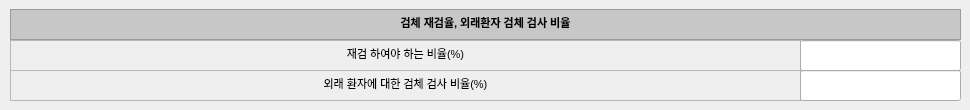
     <widget class="QWidget" name="tab_9">
      <property name="autoFillBackground">
       <bool>true</bool>
      </property>
      <attribute name="title">
       <string>검체</string>
      </attribute>
      <widget class="QTextEdit" name="textEdit_197">
       <property name="enabled">
        <bool>false</bool>
       </property>
       <property name="geometry">
        <rect>
         <x>10</x>
         <y>9</y>
         <width>951</width>
         <height>31</height>
        </rect>
       </property>
       <property name="styleSheet">
        <string notr="true">background-color: rgb(199, 199, 199);</string>
       </property>
       <property name="html">
        <string>&lt;!DOCTYPE HTML PUBLIC &quot;-//W3C//DTD HTML 4.0//EN&quot; &quot;http://www.w3.org/TR/REC-html40/strict.dtd&quot;&gt;
&lt;html&gt;&lt;head&gt;&lt;meta name=&quot;qrichtext&quot; content=&quot;1&quot; /&gt;&lt;style type=&quot;text/css&quot;&gt;
p, li { white-space: pre-wrap; }
&lt;/style&gt;&lt;/head&gt;&lt;body style=&quot; font-family:'맑은 고딕'; font-size:8.25pt; font-weight:400; font-style:normal;&quot;&gt;
&lt;p align=&quot;center&quot; style=&quot; margin-top:0px; margin-bottom:0px; margin-left:0px; margin-right:0px; -qt-block-indent:0; text-indent:0px;&quot;&gt;&lt;span style=&quot; font-size:8pt; font-weight:600; color:#000000;&quot;&gt;검체 재검율, 외래환자 검체 검사 비율&lt;/span&gt;&lt;/p&gt;&lt;/body&gt;&lt;/html&gt;</string>
       </property>
      </widget>
      <widget class="QTextEdit" name="textEdit_199">
       <property name="enabled">
        <bool>false</bool>
       </property>
       <property name="geometry">
        <rect>
         <x>10</x>
         <y>70</y>
         <width>791</width>
         <height>31</height>
        </rect>
       </property>
       <property name="html">
        <string>&lt;!DOCTYPE HTML PUBLIC &quot;-//W3C//DTD HTML 4.0//EN&quot; &quot;http://www.w3.org/TR/REC-html40/strict.dtd&quot;&gt;
&lt;html&gt;&lt;head&gt;&lt;meta name=&quot;qrichtext&quot; content=&quot;1&quot; /&gt;&lt;style type=&quot;text/css&quot;&gt;
p, li { white-space: pre-wrap; }
&lt;/style&gt;&lt;/head&gt;&lt;body style=&quot; font-family:'맑은 고딕'; font-size:8.25pt; font-weight:400; font-style:normal;&quot;&gt;
&lt;p align=&quot;center&quot; style=&quot; margin-top:0px; margin-bottom:0px; margin-left:0px; margin-right:0px; -qt-block-indent:0; text-indent:0px;&quot;&gt;&lt;span style=&quot; font-size:8pt; color:#000000;&quot;&gt;외래 환자에 대한 검체 검사 비율(%)&lt;/span&gt;&lt;/p&gt;&lt;/body&gt;&lt;/html&gt;</string>
       </property>
      </widget>
      <widget class="QTextEdit" name="textEdit_201">
       <property name="enabled">
        <bool>false</bool>
       </property>
       <property name="geometry">
        <rect>
         <x>10</x>
         <y>40</y>
         <width>791</width>
         <height>31</height>
        </rect>
       </property>
       <property name="html">
        <string>&lt;!DOCTYPE HTML PUBLIC &quot;-//W3C//DTD HTML 4.0//EN&quot; &quot;http://www.w3.org/TR/REC-html40/strict.dtd&quot;&gt;
&lt;html&gt;&lt;head&gt;&lt;meta name=&quot;qrichtext&quot; content=&quot;1&quot; /&gt;&lt;style type=&quot;text/css&quot;&gt;
p, li { white-space: pre-wrap; }
&lt;/style&gt;&lt;/head&gt;&lt;body style=&quot; font-family:'맑은 고딕'; font-size:8.25pt; font-weight:400; font-style:normal;&quot;&gt;
&lt;p align=&quot;center&quot; style=&quot; margin-top:0px; margin-bottom:0px; margin-left:0px; margin-right:0px; -qt-block-indent:0; text-indent:0px;&quot;&gt;&lt;span style=&quot; font-size:8pt; color:#000000;&quot;&gt;재검 하여야 하는 비율(%)&lt;/span&gt;&lt;/p&gt;&lt;/body&gt;&lt;/html&gt;</string>
       </property>
      </widget>
      <widget class="QLineEdit" name="input_reinspect">
       <property name="geometry">
        <rect>
         <x>800</x>
         <y>40</y>
         <width>161</width>
         <height>31</height>
        </rect>
       </property>
       <property name="text">
        <string/>
       </property>
       <property name="maxLength">
        <number>20</number>
       </property>
       <property name="alignment">
        <set>Qt::AlignCenter</set>
       </property>
      </widget>
      <widget class="QLineEdit" name="input_outpatient">
       <property name="geometry">
        <rect>
         <x>800</x>
         <y>70</y>
         <width>161</width>
         <height>31</height>
        </rect>
       </property>
       <property name="text">
        <string/>
       </property>
       <property name="maxLength">
        <number>20</number>
       </property>
       <property name="alignment">
        <set>Qt::AlignCenter</set>
       </property>
      </widget>
     </widget>
